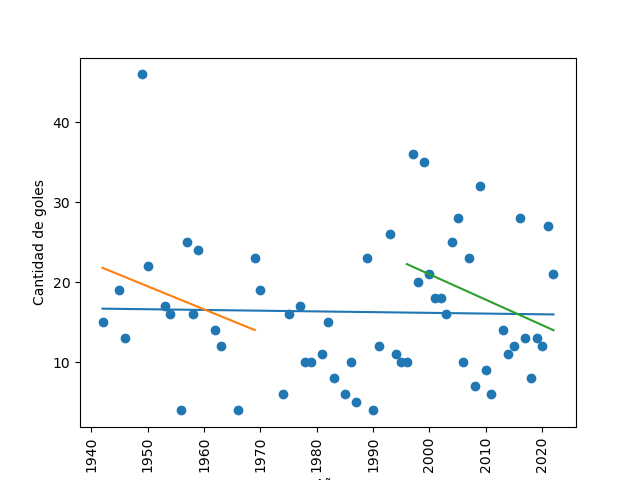

Source code (Python):
#Analizaremos los partidos de brazil en los mundiales

from sklearn.linear_model import LinearRegression
import matplotlib.pyplot as plt
import pandas as pd


df = pd.read_csv('../csv/torneos_oficiales.csv')
goles = pd.read_csv('../csv/goles.csv')

df.drop(['Unnamed: 0'], axis=1, inplace=True)
df.drop(['Neutral'], axis=1, inplace=True)
goles.drop(['Unnamed: 0'], axis=1, inplace=True)

brazil_df_l = df[df['Local'] == 'Brazil']

brazil_df_l = brazil_df_l.drop(
    ['Local', 'Visitante', 'Goles_Visitantes', 'Torneo', 'Ciudad', 'Pais'], axis=1)

brazil_df_v = df[df['Visitante'] == 'Brazil']
brazil_df_v = brazil_df_v.drop(
    ['Local', 'Visitante', 'Goles_Local', 'Torneo', 'Ciudad', 'Pais'], axis=1)


brazil_df_v.columns = ['Fecha', 'Goles']
brazil_df_l.columns = ['Fecha', 'Goles']

brazil_df = pd.concat([brazil_df_l, brazil_df_v], ignore_index=True)


#brazil_df.Fecha = pd.to_datetime(brazil_df.Fecha)


#j = brazil_df.iloc[0, 0]

def partidosFecha(fecha):
    fechaTexto = str(fecha)
    return str(fechaTexto[0])+str(fechaTexto[1])+str(fechaTexto[2])+str(fechaTexto[3])


brazil_df["Año"] = brazil_df["Fecha"].apply(partidosFecha)

df2 = brazil_df.groupby(['Año']).sum()

df2 = df2.reset_index()

df2 = df2[df2['Año'] >= '1940'].reset_index(drop=True)

#df2 = df2.set_index('Año')

df2 = df2.astype(int)

f_27 = df2[df2['Año'] <= 1969].astype(int)

l_27 = df2[df2['Año'] >= 1996].astype(int)


regresionTodos = LinearRegression()
regresion_f27 = LinearRegression()
regresion_l27 = LinearRegression()


X_todos = df2['Año'].values.reshape((-1, 1))
X_f27 = f_27['Año'].values.reshape((-1, 1))
X_l27 = l_27['Año'].values.reshape((-1, 1))

regresionTodos.fit(X_todos, df2['Goles'])
regresion_f27.fit(X_f27, f_27['Goles'])
regresion_l27.fit(X_l27, l_27['Goles'])


def linea(x, w, b): return w*x + b


print(
    f"Recta Regresion Todos: {regresionTodos.coef_}*x + {regresionTodos.intercept_}")
print(
    f"Recta Regresion Primeros 27 Partidos: {regresion_f27.coef_}*x + {regresion_f27.intercept_}")
print(
    f"Recta Regresion Ultimos 27 Partidos: {regresion_l27.coef_}*x + {regresion_l27.intercept_}")


#plt.figure(figsize=(15, 8))
plt.plot(X_todos, [linea(x, regresionTodos.coef_,
            regresionTodos.intercept_) for x in list(df2['Año'])])
plt.plot(X_f27, [linea(x, regresion_f27.coef_, regresion_f27.intercept_)
            for x in list(f_27['Año'])])
plt.plot(X_l27, [linea(x, regresion_l27.coef_, regresion_l27.intercept_)
            for x in list(l_27['Año'])])
plt.scatter(df2['Año'], df2['Goles'])
plt.ylabel('Cantidad de goles')
plt.xlabel('Año')
plt.xticks(rotation=90)

plt.savefig("forecasting/forecasting.png")

#plt.show()
